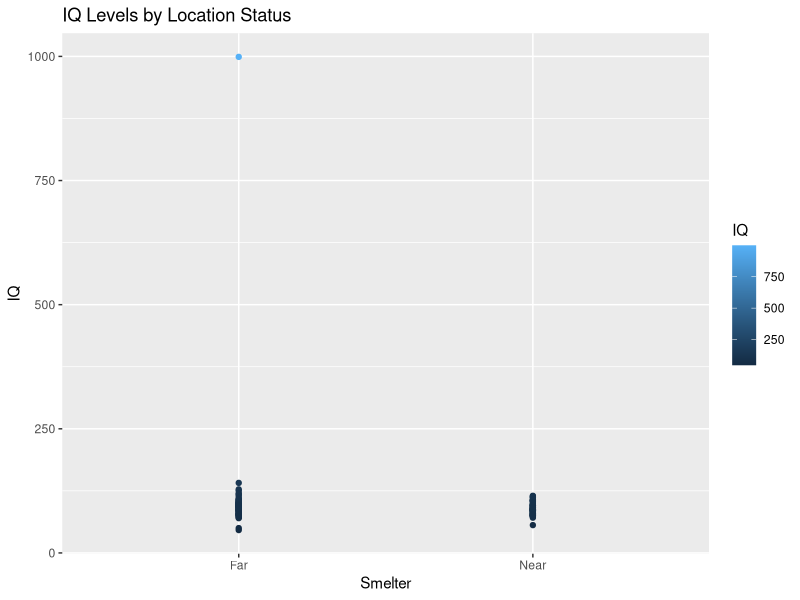
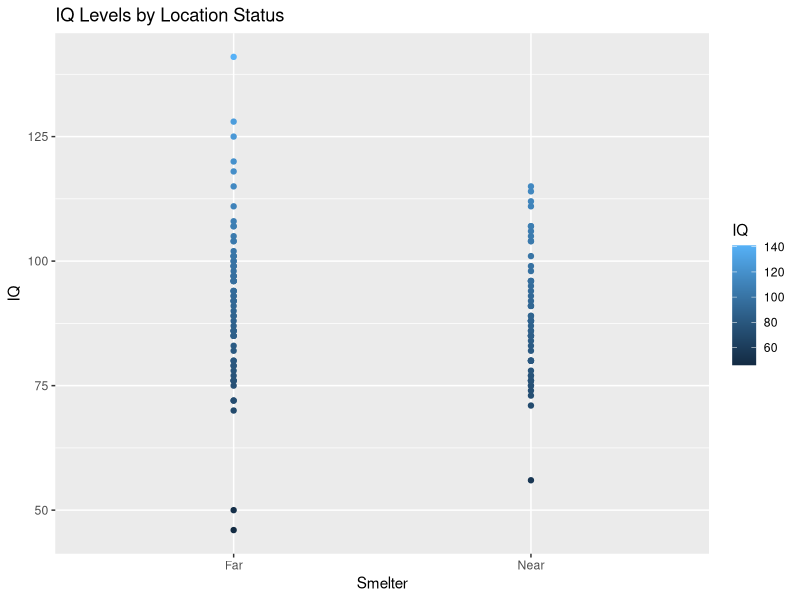

Write the R code that produced these figures, in order.
## ---- chunk 1
knitr::opts_chunk$set(echo = TRUE)
## ---- chunk 2
Lead <- read.csv("../DataRaw/lead-iq-01.csv")
head(Lead)
## ---- chunk 3
library(ggplot2)
ggplot(Lead, aes(Smelter, IQ, colour = IQ)) + 
  geom_point() +
  ggtitle("IQ Levels by Location Status")
## ---- chunk 4
knitr::kable(Lead, "pipe")
## ---- chunk 5
mean_value <- mean(Lead$IQ)

print(mean_value)
## ---- chunk 6
Lead[Lead$IQ == 999, "IQ"] <- 99
library(ggplot2)
ggplot(Lead, aes(Smelter, IQ, colour = IQ)) + 
  geom_point() +
  ggtitle("IQ Levels by Location Status")
  
knitr::kable(Lead, "pipe")
  
mean_value <- mean(Lead$IQ)

print(mean_value)
